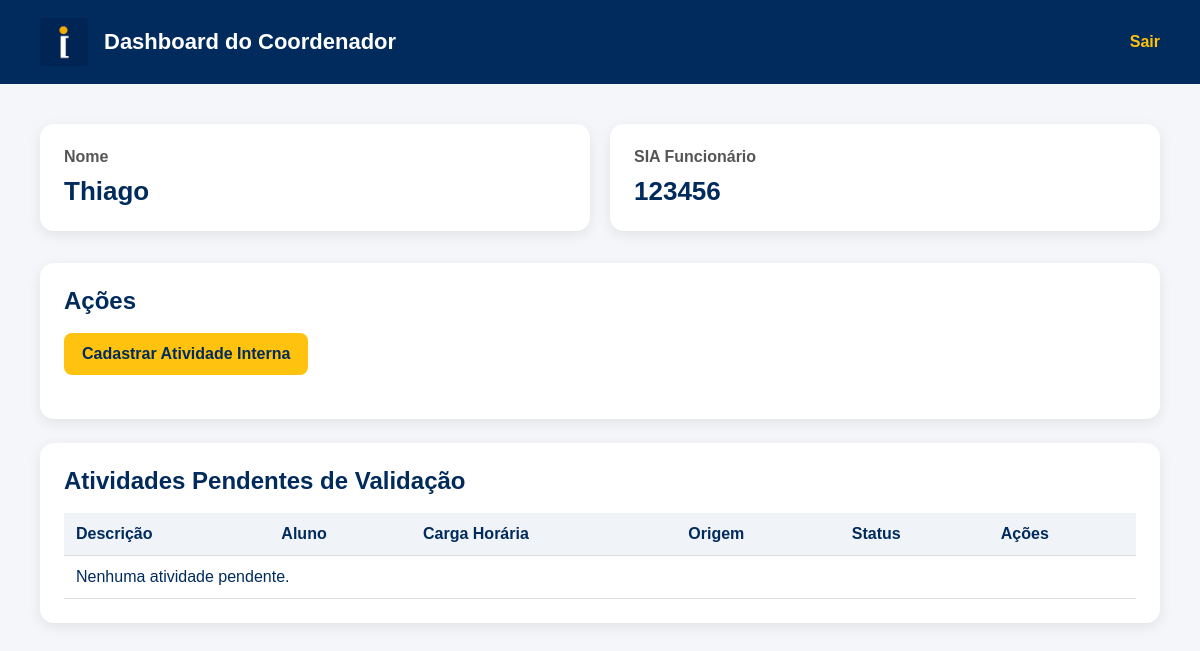
The app's page /dashboard/coordenador/ (signed in), older data.
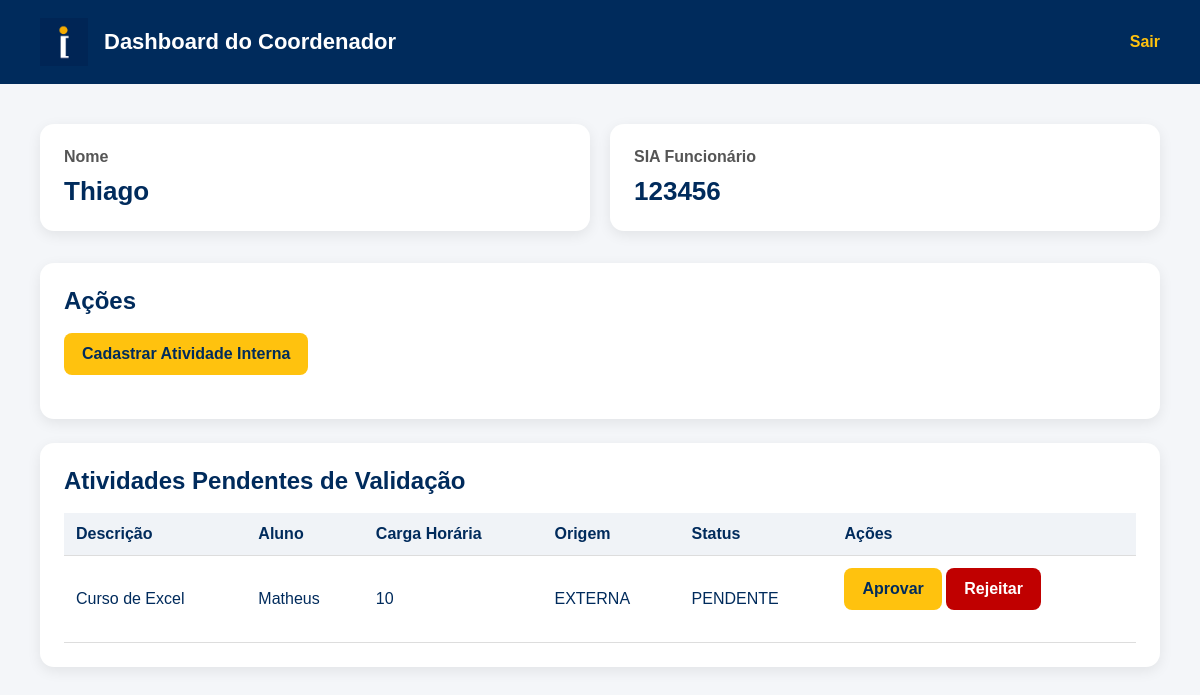
The same page, newer data.
### core/models.py (models this page shows, shortened)
class AtividadeComplementar(models.Model):
    class Status(models.TextChoices):
        PENDENTE = 'PENDENTE', 'Pendente'
        ABERTA = 'ABERTA', 'Aberta'
        VALIDADO = 'VALIDADO', 'Validado'
        REJEITADO = 'REJEITADO', 'Rejeitado'
    class Origem(models.TextChoices):
        INTERNA = 'INTERNA', 'Interna'
        EXTERNA = 'EXTERNA', 'Externa'
    descricao = models.TextField()
    carga_horaria_solicitada = models.IntegerField()
    carga_horaria_validada = models.IntegerField(
        null=True,
        blank=True
    )
    status = models.CharField(
        max_length=20,
        choices=Status.choices,
        default=Status.PENDENTE
    )
    tipo_origem = models.CharField(
        max_length=20,
        choices=Origem.choices
    )
    caminho_comprovante = models.FileField(
        upload_to='comprovantes/',
        null=True,
        blank=True
    )
    aluno = models.ForeignKey(
        Aluno,
        on_delete=models.CASCADE,
        related_name='atividades',
        null=True,
        blank=True
    )
    alunos_participantes = models.ManyToManyField(
        Aluno,
        related_name='atividades_internas',
        blank=True
    )
    coordenador = models.ForeignKey(
        Coordenador,
        on_delete=models.SET_NULL,
        null=True,
        blank=True
    )
    organizacao = models.ForeignKey(
        OrgAcademica,
        on_delete=models.SET_NULL,
        null=True,
        blank=True
    )
    tipo_atividade = models.ForeignKey(
        TipoAtividade,
        on_delete=models.CASCADE
    )

class Aluno(models.Model):
    usuario = models.OneToOneField(
        Usuario,
        on_delete=models.CASCADE
    )
    matricula = models.CharField(max_length=20)
    curso = models.CharField(max_length=100)
    semestre_ingresso = models.IntegerField()
    total_horas_integralizadas = models.IntegerField(default=0)
    def __str__(self):
        return self.usuario.username

class Usuario(AbstractUser):
    class Perfil(models.TextChoices):
        ALUNO = 'ALUNO', 'Aluno'
        COORDENADOR = 'COORDENADOR', 'Coordenador'
        ORG = 'ORG', 'Organização Acadêmica'
    perfil = models.CharField(
        max_length=20,
        choices=Perfil.choices
    )

### core/views.py (the view)
@login_required
def dashboard_coordenador(request):
    coordenador = Coordenador.objects.get(usuario=request.user)
    atividades_pendentes = AtividadeComplementar.objects.filter(
        status=AtividadeComplementar.Status.PENDENTE
    )
    return render(
        request,
        'dashboard_coordenador.html',
        {
            'coordenador': coordenador,
            'atividades_pendentes': atividades_pendentes
        }
    )

### core/templates/dashboard_coordenador.html (shortened to what this page needs)
{% load static %}
<!DOCTYPE html>
<html lang="pt-br">
<head>
    <link rel="stylesheet" href="{% static 'css/dashboard.css' %}">
</head>
<body>
<header class="header">
    <div class="header-left">
        <img src="{% static 'img/logo_ibmec.png' %}" alt="IBMEC">
        <h1>Dashboard do Coordenador</h1>
    </div>
    <a href="{% url 'logout' %}" class="logout">Sair</a>
</header>
<main class="container">
    <div class="cards">
        <div class="card">
            <h2>Nome</h2>
            <p>{{ coordenador.usuario.username }}</p>
        </div>
        <div class="card">
            <h2>SIA Funcionário</h2>
            <p>{{ coordenador.sia_funcionario }}</p>
        </div>
    </div>
    <div class="section">
        <h2>Ações</h2>
        <a href="{% url 'cadastrar_atividade_interna_coordenador' %}" class="btn">Cadastrar Atividade Interna</a>
    </div>
    <div class="section">
        <h2>Atividades Pendentes de Validação</h2>
        <table>
            <thead>
                <tr>
                    <th>Descrição</th>
                    <th>Aluno</th>
                    <th>Carga Horária</th>
                    <th>Origem</th>
                    <th>Status</th>
                    <th>Ações</th>
                </tr>
            </thead>
            <tbody>
                {% for atividade in atividades_pendentes %}
                    <tr>
                        <td>{{ atividade.descricao }}</td>
                        <td>{{ atividade.aluno }}</td>
                        <td>{{ atividade.carga_horaria_solicitada }}</td>
                        <td>{{ atividade.tipo_origem }}</td>
                        <td>{{ atividade.status }}</td>
                        <td>
                            <a
                                href="{% url 'aprovar_atividade' atividade.id %}"
                                class="btn"
                            >
                                Aprovar
                            </a>
                            <a
                                href="{% url 'rejeitar_atividade' atividade.id %}"
                                class="btn btn-danger"
                            >
                                Rejeitar
                            </a>
                        </td>
                    </tr>
                {% empty %}
                    <tr>
                        <td colspan="6">Nenhuma atividade pendente.</td>
                    </tr>
                {% endfor %}
            </tbody>
        </table>
    </div>
</main>
</body>
</html>

Row changes from the older to the newer data that the page shows:
added AtividadeComplementar: descricao "Curso de Excel", aluno "Matheus", carga_horaria_solicitada "10", tipo_origem "EXTERNA", status "PENDENTE"
Text that changed along with them:
text no longer shown: "Nenhuma atividade pendente."
